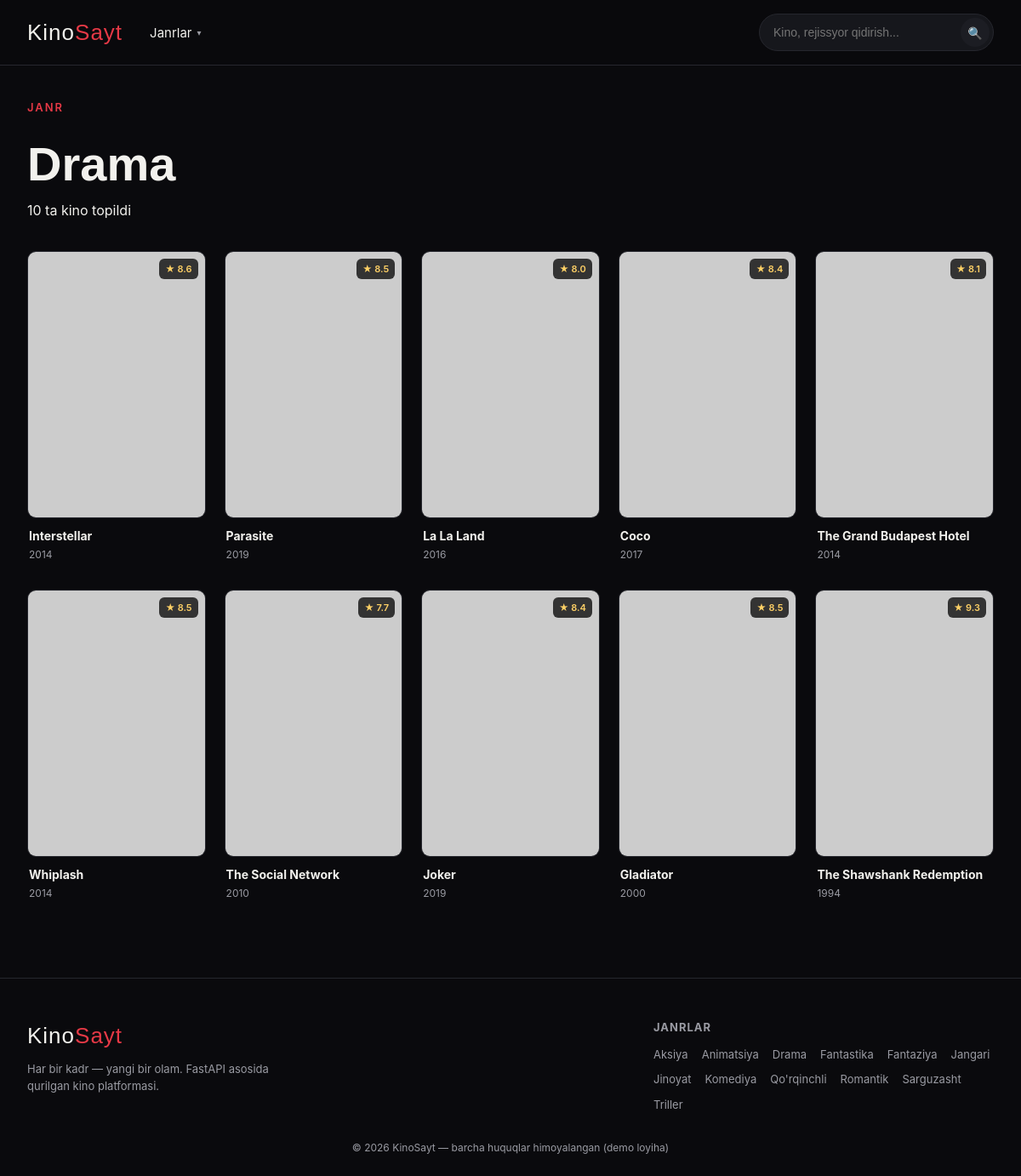
Page /genre/drama on the committed database.
### app/models.py (models this page shows)
class Genre(Base):
    __tablename__ = "genres"
    id = Column(Integer, primary_key=True, index=True)
    name = Column(String(50), unique=True, nullable=False)
    slug = Column(String(50), unique=True, nullable=False)
    movies = relationship("Movie", secondary=movie_genre, back_populates="genres")

class Movie(Base):
    __tablename__ = "movies"
    id = Column(Integer, primary_key=True, index=True)
    title = Column(String(200), nullable=False, index=True)
    original_title = Column(String(200), nullable=True)
    year = Column(Integer, nullable=False)
    country = Column(String(100), nullable=True)
    duration_min = Column(Integer, nullable=True)
    rating = Column(Float, default=0.0)
    description = Column(Text, nullable=True)
    poster = Column(String(500), nullable=True)
    backdrop = Column(String(500), nullable=True)
    youtube_id = Column(String(50), nullable=True)
    director = Column(String(150), nullable=True)
    cast = Column(String(300), nullable=True)
    is_featured = Column(Integer, default=0)
    views = Column(Integer, default=0)
    genres = relationship("Genre", secondary=movie_genre, back_populates="movies")

### app/routers/pages.py (the view)
@router.get("/genre/{slug}", response_class=HTMLResponse)
async def genre_page(request: Request, slug: str, db: Session = Depends(get_db)):
    genre = db.query(Genre).filter(Genre.slug == slug).first()
    if not genre:
        raise HTTPException(status_code=404, detail="Janr topilmadi")
    genres = db.query(Genre).order_by(Genre.name).all()
    movies = genre.movies
    return templates.TemplateResponse(
        request, "genre.html",
        {"genre": genre, "movies": movies, "genres": genres},
    )

### app/templates/genre.html (shortened to what this page needs)
{% extends "base.html" %}
{% block content %}
<main class="page-wrap genre-page">
    <div class="page-title-block">
        <p class="eyebrow">Janr</p>
        <h1>{{ genre.name }}</h1>
        <p class="hero-sub">{{ movies|length }} ta kino topildi</p>
    </div>
    {% if movies %}
    <div class="movie-grid">
        {% for movie in movies %}
        <a href="/movie/{{ movie.id }}" class="movie-card">
            <div class="poster-wrap">
                <span class="rating-badge">&#9733; {{ movie.rating }}</span>
            </div>
            <div class="card-info">
                <h3>{{ movie.title }}</h3>
                <p>{{ movie.year }}</p>
            </div>
        </a>
        {% endfor %}
    </div>
    {% else %}
    <p class="no-results">Bu janrda hozircha kino yo'q.</p>
    {% endif %}
</main>
{% endblock %}

### app/templates/base.html (shortened to what this page needs)
<!DOCTYPE html>
<html lang="uz">
<head>
    <link rel="stylesheet" href="/static/css/style.css">
</head>
<body class="{% block body_class %}{% endblock %}">
    <header class="site-header">
        <div class="header-inner">
            <a href="/" class="logo">Kino<span>Sayt</span></a>
            <nav class="main-nav">
                <div class="nav-dropdown">
                    <button class="nav-link dropdown-toggle">Janrlar <span class="chev">&#9662;</span></button>
                </div>
            </nav>
            <form class="search-wrap" action="/search" method="get">
                <input type="text" name="q" placeholder="Kino, rejissyor qidirish..." autocomplete="off" value="{{ query|default('') }}">
                <button type="submit" aria-label="Qidirish">&#128269;</button>
            </form>
        </div>
    </header>
    {% block content %}{% endblock %}
    <footer class="site-footer">
        <div class="footer-inner">
            <div class="footer-brand">
                <span class="logo">Kino<span>Sayt</span></span>
                <p>Har bir kadr &mdash; yangi bir olam. FastAPI asosida qurilgan kino platformasi.</p>
            </div>
            <div class="footer-genres">
                <h4>Janrlar</h4>
                <div class="footer-genre-list">
                    {% for g in genres %}
                    <a href="/genre/{{ g.slug }}">{{ g.name }}</a>
                    {% endfor %}
                </div>
            </div>
        </div>
        <p class="copyright">&copy; 2026 KinoSayt &mdash; barcha huquqlar himoyalangan (demo loyiha)</p>
    </footer>
</body>
</html>

### app/static/css/style.css (style rules this page uses)
:root { --bg: #0a0a0d; --bg-elevated: #16171c; --bg-card: #1c1d23; --accent: #e63946; --accent-dim: #b3283344; --gold: #ffd166; --text: #f2f1ed; --text-dim: #9a9ba3; --border: #26272e; --display-font: 'Bebas Neue', 'Arial Narrow', sans-serif; --body-font: 'Inter', -apple-system, BlinkMacSystemFont, sans-serif; }
* { box-sizing: border-box; margin: 0; padding: 0; }
html { scroll-behavior: smooth; }
body { background: var(--bg); color: var(--text); font-family: var(--body-font); line-height: 1.5; }
a { text-decoration: none; color: inherit; }
button { font-family: inherit; cursor: pointer; }
.site-header { position: sticky; top: 0; z-index: 100; background: rgba(10, 10, 13, 0.85); backdrop-filter: blur(12px); border-bottom: 1px solid var(--border); }
.header-inner { max-width: 1280px; margin: 0 auto; padding: 16px 32px; display: flex; align-items: center; gap: 32px; }
.logo { font-family: var(--display-font); font-size: 26px; letter-spacing: 1px; white-space: nowrap; }
.logo span { color: var(--accent); }
.main-nav { position: relative; }
.nav-link { background: none; border: none; color: var(--text); font-size: 15px; display: flex; align-items: center; gap: 6px; padding: 8px 0; }
.chev { font-size: 10px; color: var(--text-dim); transition: transform 0.2s; }
.nav-dropdown { position: relative; }
.search-wrap { margin-left: auto; display: flex; align-items: center; background: var(--bg-elevated); border: 1px solid var(--border); border-radius: 999px; padding: 4px 4px 4px 16px; transition: border-color 0.2s; }
.search-wrap input { background: transparent; border: none; color: var(--text); font-size: 14px; width: 220px; outline: none; }
.search-wrap button { background: var(--bg-card); border: none; color: var(--text); width: 34px; height: 34px; border-radius: 50%; font-size: 14px; }
.eyebrow { color: var(--accent); font-size: 13px; letter-spacing: 2px; text-transform: uppercase; font-weight: 600; margin-bottom: 14px; }
.page-wrap { max-width: 1280px; margin: 0 auto; padding: 40px 32px 80px; }
.poster-wrap { position: relative; aspect-ratio: 2 / 3; overflow: hidden; background: #000; border-radius: 10px; border: 1px solid var(--border); transition: transform 0.25s ease, border-color 0.25s ease; }
.rating-badge { position: absolute; top: 8px; right: 8px; background: rgba(0,0,0,0.75); color: var(--gold); font-size: 11px; font-weight: 600; padding: 4px 7px; border-radius: 6px; }
.movie-grid { display: grid; grid-template-columns: repeat(auto-fill, minmax(190px, 1fr)); gap: 22px; }
.movie-card { display: block; }
.card-info { padding: 10px 2px; }
.card-info h3 { font-size: 14px; margin-bottom: 3px; }
.card-info p { font-size: 12px; color: var(--text-dim); }
.page-title-block { margin-bottom: 36px; }
.page-title-block h1 { font-family: var(--display-font); font-size: clamp(36px, 6vw, 56px); }
.site-footer { border-top: 1px solid var(--border); padding: 48px 32px 24px; }
.footer-inner { max-width: 1280px; margin: 0 auto; display: flex; justify-content: space-between; gap: 40px; flex-wrap: wrap; margin-bottom: 32px; }
.footer-brand p { color: var(--text-dim); font-size: 13px; margin-top: 10px; max-width: 320px; }
.footer-genres h4 { font-size: 13px; text-transform: uppercase; letter-spacing: 1px; color: var(--text-dim); margin-bottom: 12px; }
.footer-genre-list { display: flex; gap: 10px 16px; flex-wrap: wrap; max-width: 400px; }
.footer-genre-list a { font-size: 13px; color: var(--text-dim); }
.copyright { text-align: center; color: var(--text-dim); font-size: 12px; max-width: 1280px; margin: 0 auto; }

### rows in the picture
Genre: name "Drama"
Movie: rating "8.6", title "Interstellar", year "2014"
Movie: rating "8.5", title "Parasite", year "2019"
Movie: rating "8.0", title "La La Land", year "2016"
Movie: rating "8.4", title "Coco", year "2017"
Movie: rating "8.1", title "The Grand Budapest Hotel", year "2014"
Movie: rating "8.5", title "Whiplash", year "2014"
Movie: rating "7.7", title "The Social Network", year "2010"
Movie: rating "8.4", title "Joker", year "2019"
Movie: rating "8.5", title "Gladiator", year "2000"
Movie: rating "9.3", title "The Shawshank Redemption", year "1994"
Genre: name "Aksiya"
Genre: name "Animatsiya"
Genre: name "Fantastika"
Genre: name "Fantaziya"
Genre: name "Jangari"
Genre: name "Jinoyat"
Genre: name "Komediya"
Genre: name "Qo'rqinchli"
Genre: name "Romantik"
Genre: name "Sarguzasht"
Genre: name "Triller"

### other values in the picture
{{ movies|length }} "10"
